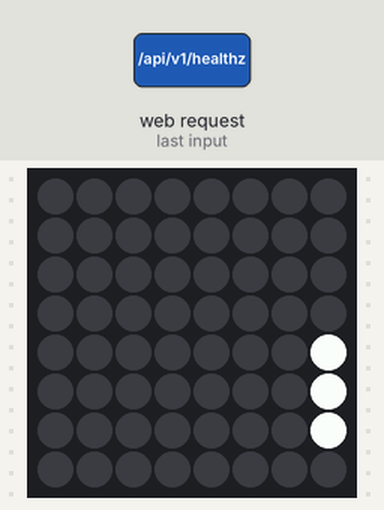
Bench run of a program on a simulated Raspberry Pi (BCM pin numbers) with a Sense HAT. Shown: the Sense HAT's 8×8 RGB LED matrix. Inputs (shaded band) come from the test bench. The 64×8 strip is a reading aid, not a part: it shows the text the matrix is scrolling, unrolled, one strip-width of it at a time; what the program prints to the terminal is not drawn.

1.3 s: HTTP request for /api/v1/healthz received
3.0 s: HTTP request for /api/v1/healthz received
Above: at 3.12 s.
Timing chart, 0 to 6.0 s (numbered marks = the images above; inputs shaded):
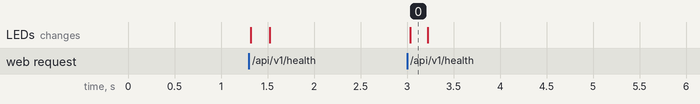

Measured:
- after the input at 3.0 s, the LEDs: change at once (image 0)

The program:

server.py
```python
import os
from http.server import BaseHTTPRequestHandler, HTTPServer
from sense_hat import SenseHat

def get_cpu_temp():
    with open("/sys/class/thermal/thermal_zone0/temp") as file:
        cpu_temp = float(file.read()) / 1000.0
    return cpu_temp

def get_corrected_temp(sense):
    sense_temp = sense.get_temperature()
    cpu_temp = get_cpu_temp()
    corrected_temp = sense_temp - ((cpu_temp - sense_temp) / 1.5)
    return corrected_temp

class SimpleHTTPRequestHandler(BaseHTTPRequestHandler):

    def do_GET(self):
        sense = SenseHat()

        if self.path == '/api/v1/healthz':
            self.send_response(200)
            self.send_header('Content-type', 'text/plain')
            self.end_headers()
            self.wfile.write(b"ok")
            sense.show_message("ok", scroll_speed=0.01)
        elif self.path == '/metrics':
            temperature = get_corrected_temp(sense)
            self.send_response(200)
            self.send_header('Content-type', 'text/plain')
            self.end_headers()
            self.wfile.write(f"temperature {temperature:.2f}\n".encode())
        else:
            self.send_response(404)
            self.end_headers()

def run(server_class=HTTPServer, handler_class=SimpleHTTPRequestHandler, port=8000):
    server_address = ('', port)
    httpd = server_class(server_address, handler_class)
    print(f"Starting httpd server on port {port}")
    httpd.serve_forever()

run()
```
